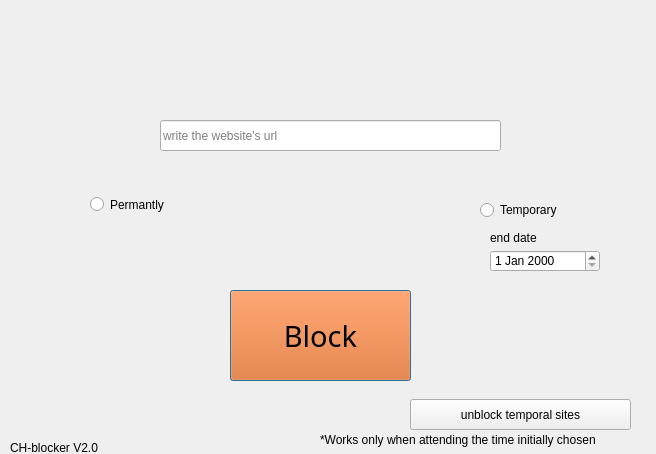
<?xml version="1.0" encoding="UTF-8"?>
<ui version="4.0">
 <class>Dialog</class>
 <widget class="QDialog" name="Dialog">
  <property name="geometry">
   <rect>
    <x>0</x>
    <y>0</y>
    <width>656</width>
    <height>454</height>
   </rect>
  </property>
  <property name="windowTitle">
   <string>Dialog</string>
  </property>
  <widget class="QPushButton" name="b">
   <property name="geometry">
    <rect>
     <x>230</x>
     <y>290</y>
     <width>181</width>
     <height>91</height>
    </rect>
   </property>
   <property name="palette">
    <palette>
     <active>
      <colorrole role="WindowText">
       <brush brushstyle="SolidPattern">
        <color alpha="255">
         <red>0</red>
         <green>0</green>
         <blue>0</blue>
        </color>
       </brush>
      </colorrole>
      <colorrole role="Button">
       <brush brushstyle="SolidPattern">
        <color alpha="255">
         <red>240</red>
         <green>93</green>
         <blue>7</blue>
        </color>
       </brush>
      </colorrole>
      <colorrole role="Light">
       <brush brushstyle="SolidPattern">
        <color alpha="255">
         <red>255</red>
         <green>165</green>
         <blue>112</blue>
        </color>
       </brush>
      </colorrole>
      <colorrole role="Midlight">
       <brush brushstyle="SolidPattern">
        <color alpha="255">
         <red>247</red>
         <green>129</green>
         <blue>59</blue>
        </color>
       </brush>
      </colorrole>
      <colorrole role="Dark">
       <brush brushstyle="SolidPattern">
        <color alpha="255">
         <red>120</red>
         <green>46</green>
         <blue>3</blue>
        </color>
       </brush>
      </colorrole>
      <colorrole role="Mid">
       <brush brushstyle="SolidPattern">
        <color alpha="255">
         <red>160</red>
         <green>62</green>
         <blue>4</blue>
        </color>
       </brush>
      </colorrole>
      <colorrole role="Text">
       <brush brushstyle="SolidPattern">
        <color alpha="255">
         <red>0</red>
         <green>0</green>
         <blue>0</blue>
        </color>
       </brush>
      </colorrole>
      <colorrole role="BrightText">
       <brush brushstyle="SolidPattern">
        <color alpha="255">
         <red>255</red>
         <green>255</green>
         <blue>255</blue>
        </color>
       </brush>
      </colorrole>
      <colorrole role="ButtonText">
       <brush brushstyle="SolidPattern">
        <color alpha="255">
         <red>0</red>
         <green>0</green>
         <blue>0</blue>
        </color>
       </brush>
      </colorrole>
      <colorrole role="Base">
       <brush brushstyle="SolidPattern">
        <color alpha="255">
         <red>255</red>
         <green>255</green>
         <blue>255</blue>
        </color>
       </brush>
      </colorrole>
      <colorrole role="Window">
       <brush brushstyle="SolidPattern">
        <color alpha="255">
         <red>240</red>
         <green>93</green>
         <blue>7</blue>
        </color>
       </brush>
      </colorrole>
      <colorrole role="Shadow">
       <brush brushstyle="SolidPattern">
        <color alpha="255">
         <red>0</red>
         <green>0</green>
         <blue>0</blue>
        </color>
       </brush>
      </colorrole>
      <colorrole role="AlternateBase">
       <brush brushstyle="SolidPattern">
        <color alpha="255">
         <red>247</red>
         <green>174</green>
         <blue>131</blue>
        </color>
       </brush>
      </colorrole>
      <colorrole role="ToolTipBase">
       <brush brushstyle="SolidPattern">
        <color alpha="255">
         <red>255</red>
         <green>255</green>
         <blue>220</blue>
        </color>
       </brush>
      </colorrole>
      <colorrole role="ToolTipText">
       <brush brushstyle="SolidPattern">
        <color alpha="255">
         <red>0</red>
         <green>0</green>
         <blue>0</blue>
        </color>
       </brush>
      </colorrole>
     </active>
     <inactive>
      <colorrole role="WindowText">
       <brush brushstyle="SolidPattern">
        <color alpha="255">
         <red>0</red>
         <green>0</green>
         <blue>0</blue>
        </color>
       </brush>
      </colorrole>
      <colorrole role="Button">
       <brush brushstyle="SolidPattern">
        <color alpha="255">
         <red>240</red>
         <green>93</green>
         <blue>7</blue>
        </color>
       </brush>
      </colorrole>
      <colorrole role="Light">
       <brush brushstyle="SolidPattern">
        <color alpha="255">
         <red>255</red>
         <green>165</green>
         <blue>112</blue>
        </color>
       </brush>
      </colorrole>
      <colorrole role="Midlight">
       <brush brushstyle="SolidPattern">
        <color alpha="255">
         <red>247</red>
         <green>129</green>
         <blue>59</blue>
        </color>
       </brush>
      </colorrole>
      <colorrole role="Dark">
       <brush brushstyle="SolidPattern">
        <color alpha="255">
         <red>120</red>
         <green>46</green>
         <blue>3</blue>
        </color>
       </brush>
      </colorrole>
      <colorrole role="Mid">
       <brush brushstyle="SolidPattern">
        <color alpha="255">
         <red>160</red>
         <green>62</green>
         <blue>4</blue>
        </color>
       </brush>
      </colorrole>
      <colorrole role="Text">
       <brush brushstyle="SolidPattern">
        <color alpha="255">
         <red>0</red>
         <green>0</green>
         <blue>0</blue>
        </color>
       </brush>
      </colorrole>
      <colorrole role="BrightText">
       <brush brushstyle="SolidPattern">
        <color alpha="255">
         <red>255</red>
         <green>255</green>
         <blue>255</blue>
        </color>
       </brush>
      </colorrole>
      <colorrole role="ButtonText">
       <brush brushstyle="SolidPattern">
        <color alpha="255">
         <red>0</red>
         <green>0</green>
         <blue>0</blue>
        </color>
       </brush>
      </colorrole>
      <colorrole role="Base">
       <brush brushstyle="SolidPattern">
        <color alpha="255">
         <red>255</red>
         <green>255</green>
         <blue>255</blue>
        </color>
       </brush>
      </colorrole>
      <colorrole role="Window">
       <brush brushstyle="SolidPattern">
        <color alpha="255">
         <red>240</red>
         <green>93</green>
         <blue>7</blue>
        </color>
       </brush>
      </colorrole>
      <colorrole role="Shadow">
       <brush brushstyle="SolidPattern">
        <color alpha="255">
         <red>0</red>
         <green>0</green>
         <blue>0</blue>
        </color>
       </brush>
      </colorrole>
      <colorrole role="AlternateBase">
       <brush brushstyle="SolidPattern">
        <color alpha="255">
         <red>247</red>
         <green>174</green>
         <blue>131</blue>
        </color>
       </brush>
      </colorrole>
      <colorrole role="ToolTipBase">
       <brush brushstyle="SolidPattern">
        <color alpha="255">
         <red>255</red>
         <green>255</green>
         <blue>220</blue>
        </color>
       </brush>
      </colorrole>
      <colorrole role="ToolTipText">
       <brush brushstyle="SolidPattern">
        <color alpha="255">
         <red>0</red>
         <green>0</green>
         <blue>0</blue>
        </color>
       </brush>
      </colorrole>
     </inactive>
     <disabled>
      <colorrole role="WindowText">
       <brush brushstyle="SolidPattern">
        <color alpha="255">
         <red>120</red>
         <green>46</green>
         <blue>3</blue>
        </color>
       </brush>
      </colorrole>
      <colorrole role="Button">
       <brush brushstyle="SolidPattern">
        <color alpha="255">
         <red>240</red>
         <green>93</green>
         <blue>7</blue>
        </color>
       </brush>
      </colorrole>
      <colorrole role="Light">
       <brush brushstyle="SolidPattern">
        <color alpha="255">
         <red>255</red>
         <green>165</green>
         <blue>112</blue>
        </color>
       </brush>
      </colorrole>
      <colorrole role="Midlight">
       <brush brushstyle="SolidPattern">
        <color alpha="255">
         <red>247</red>
         <green>129</green>
         <blue>59</blue>
        </color>
       </brush>
      </colorrole>
      <colorrole role="Dark">
       <brush brushstyle="SolidPattern">
        <color alpha="255">
         <red>120</red>
         <green>46</green>
         <blue>3</blue>
        </color>
       </brush>
      </colorrole>
      <colorrole role="Mid">
       <brush brushstyle="SolidPattern">
        <color alpha="255">
         <red>160</red>
         <green>62</green>
         <blue>4</blue>
        </color>
       </brush>
      </colorrole>
      <colorrole role="Text">
       <brush brushstyle="SolidPattern">
        <color alpha="255">
         <red>120</red>
         <green>46</green>
         <blue>3</blue>
        </color>
       </brush>
      </colorrole>
      <colorrole role="BrightText">
       <brush brushstyle="SolidPattern">
        <color alpha="255">
         <red>255</red>
         <green>255</green>
         <blue>255</blue>
        </color>
       </brush>
      </colorrole>
      <colorrole role="ButtonText">
       <brush brushstyle="SolidPattern">
        <color alpha="255">
         <red>120</red>
         <green>46</green>
         <blue>3</blue>
        </color>
       </brush>
      </colorrole>
      <colorrole role="Base">
       <brush brushstyle="SolidPattern">
        <color alpha="255">
         <red>240</red>
         <green>93</green>
         <blue>7</blue>
        </color>
       </brush>
      </colorrole>
      <colorrole role="Window">
       <brush brushstyle="SolidPattern">
        <color alpha="255">
         <red>240</red>
         <green>93</green>
         <blue>7</blue>
        </color>
       </brush>
      </colorrole>
      <colorrole role="Shadow">
       <brush brushstyle="SolidPattern">
        <color alpha="255">
         <red>0</red>
         <green>0</green>
         <blue>0</blue>
        </color>
       </brush>
      </colorrole>
      <colorrole role="AlternateBase">
       <brush brushstyle="SolidPattern">
        <color alpha="255">
         <red>240</red>
         <green>93</green>
         <blue>7</blue>
        </color>
       </brush>
      </colorrole>
      <colorrole role="ToolTipBase">
       <brush brushstyle="SolidPattern">
        <color alpha="255">
         <red>255</red>
         <green>255</green>
         <blue>220</blue>
        </color>
       </brush>
      </colorrole>
      <colorrole role="ToolTipText">
       <brush brushstyle="SolidPattern">
        <color alpha="255">
         <red>0</red>
         <green>0</green>
         <blue>0</blue>
        </color>
       </brush>
      </colorrole>
     </disabled>
    </palette>
   </property>
   <property name="font">
    <font>
     <family>Papyrus</family>
     <pointsize>22</pointsize>
    </font>
   </property>
   <property name="cursor">
    <cursorShape>BusyCursor</cursorShape>
   </property>
   <property name="text">
    <string>Block</string>
   </property>
  </widget>
  <widget class="QLineEdit" name="l">
   <property name="geometry">
    <rect>
     <x>160</x>
     <y>120</y>
     <width>341</width>
     <height>31</height>
    </rect>
   </property>
   <property name="placeholderText">
    <string>write the website's url </string>
   </property>
  </widget>
  <widget class="QRadioButton" name="r1">
   <property name="geometry">
    <rect>
     <x>90</x>
     <y>189</y>
     <width>91</width>
     <height>31</height>
    </rect>
   </property>
   <property name="text">
    <string>Permantly</string>
   </property>
  </widget>
  <widget class="QRadioButton" name="r2">
   <property name="geometry">
    <rect>
     <x>480</x>
     <y>200</y>
     <width>95</width>
     <height>20</height>
    </rect>
   </property>
   <property name="text">
    <string>Temporary</string>
   </property>
  </widget>
  <widget class="QDateEdit" name="d">
   <property name="geometry">
    <rect>
     <x>490</x>
     <y>250</y>
     <width>110</width>
     <height>22</height>
    </rect>
   </property>
  </widget>
  <widget class="QPushButton" name="b1">
   <property name="geometry">
    <rect>
     <x>410</x>
     <y>399</y>
     <width>221</width>
     <height>31</height>
    </rect>
   </property>
   <property name="text">
    <string>unblock temporal sites</string>
   </property>
  </widget>
  <widget class="QLabel" name="label">
   <property name="geometry">
    <rect>
     <x>10</x>
     <y>440</y>
     <width>111</width>
     <height>16</height>
    </rect>
   </property>
   <property name="text">
    <string>CH-blocker V2.0</string>
   </property>
  </widget>
  <widget class="QLabel" name="label_2">
   <property name="geometry">
    <rect>
     <x>490</x>
     <y>230</y>
     <width>55</width>
     <height>16</height>
    </rect>
   </property>
   <property name="text">
    <string>end date</string>
   </property>
  </widget>
  <widget class="QLabel" name="label_3">
   <property name="geometry">
    <rect>
     <x>320</x>
     <y>430</y>
     <width>361</width>
     <height>20</height>
    </rect>
   </property>
   <property name="text">
    <string>*Works only when attending the time initially chosen</string>
   </property>
  </widget>
 </widget>
 <resources/>
 <connections/>
</ui>
